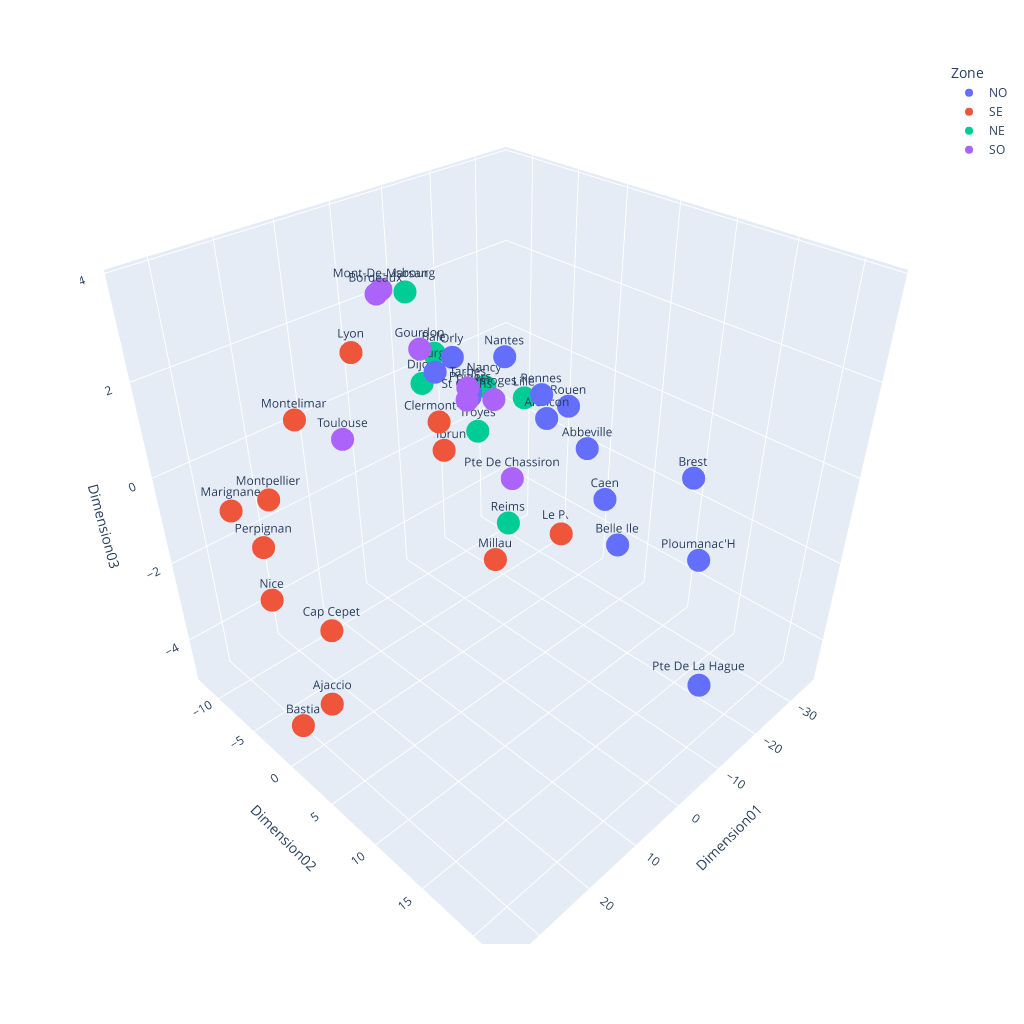

The notebook cell saved with this chart:
### Code cell
layout = go.Layout({"showlegend": False})

fig = px.scatter_3d(donnees3d.reset_index(), 
                    x='Dimension01', 
                    y='Dimension02', 
                    z='Dimension03',
                    color='Zone',
#                     size=100+donnees3d.reset_index().Altitude,
#                     symbol=donnees.CD23.cat.codes,
                    text='Nom',
                    width=1024,
                    height=1024,
                   )

fig.show()

### Figure 1 — Plotly figure (JSON) as saved in the notebook; plotly's stock layout.template omitted (floating-point values rounded to 4 significant figures)
{"data": [{"hovertemplate": "Zone=NO<br>Dimension01=%{x}<br>Dimension02=%{y}<br>Dimension03=%{z}<br>Nom=%{text}<extra></extra>", "legendgroup": "NO", "marker": {"color": "#636efa", "symbol": "circle"}, "mode": "markers+text", "name": "NO", "scene": "scene", "showlegend": true, "text": ["Abbeville", "Alencon", "Belle Ile", "Bourges", "Brest", "Caen", "Nantes", "Orly", "Ploumanac'H", "Poitiers", "Pte De La Hague", "Rennes", "Rouen", "Tours"], "type": "scatter3d", "x": [-16.27, -13.74, 3.798, -4.453, -10.06, -12.42, -0.2971, -5.016, -5.023, -4.046, -4.397, -4.494, -17.22, -4.341], "y": [5.883, 2.772, 17.02, -4.654, 17.62, 9.419, 4.883, -2.949, 20.37, -0.52, 21.91, 6.405, 3.427, -0.7494], "z": [-0.1296, 0.3463, 0.4291, 1.079, 0.9756, -0.6445, 2.5, 1.534, -0.02875, 1.061, -2.576, 1.708, 0.5096, 0.9427]}, {"hovertemplate": "Zone=SE<br>Dimension01=%{x}<br>Dimension02=%{y}<br>Dimension03=%{z}<br>Nom=%{text}<extra></extra>", "legendgroup": "SE", "marker": {"color": "#EF553B", "symbol": "circle"}, "mode": "markers+text", "name": "SE", "scene": "scene", "showlegend": true, "text": ["Ajaccio", "Bastia", "Cap Cepet", "Clermont-Fd", "Embrun", "Le Puy", "Lyon", "Marignane", "Millau", "Montelimar", "Montpellier", "Nice", "Perpignan"], "type": "scatter3d", "x": [30.49, 33.47, 28.88, -4.74, -18.71, -35.04, 1.705, 30.06, -16.42, 14.49, 26.89, 34.07, 32.51], "y": [2.244, 0.2459, 2.183, -4.6, -12.01, -4.522, -11.01, -8.066, -4.271, -10.3, -5.285, -0.7574, -2.121], "z": [-3.523, -4.199, -1.841, -0.05175, -2.36, -4.856, 1.192, -0.478, -4.322, 0.3965, -0.07414, -1.191, -0.3294]}, {"hovertemplate": "Zone=NE<br>Dimension01=%{x}<br>Dimension02=%{y}<br>Dimension03=%{z}<br>Nom=%{text}<extra></extra>", "legendgroup": "NE", "marker": {"color": "#00cc96", "symbol": "circle"}, "mode": "markers+text", "name": "NE", "scene": "scene", "showlegend": true, "text": ["Bale", "Dijon", "Lille", "Nancy", "Reims", "Strasbourg", "Troyes"], "type": "scatter3d", "x": [-15.48, -11.4, -13.29, -20.02, -11.99, -11.34, -11.73], "y": [-10.97, -10.34, 0.6, -7.208, -0.4628, -11.84, -3.845], "z": [0.3968, -0.07477, 0.6028, -0.2583, -2.482, 1.895, -0.5624]}, {"hovertemplate": "Zone=SO<br>Dimension01=%{x}<br>Dimension02=%{y}<br>Dimension03=%{z}<br>Nom=%{text}<extra></extra>", "legendgroup": "SO", "marker": {"color": "#ab63fa", "symbol": "circle"}, "mode": "markers+text", "name": "SO", "scene": "scene", "showlegend": true, "text": ["Bordeaux", "Gourdon", "Limoges", "Mont-De-Marsan", "Pte De Chassiron", "St Girons", "Tarbes", "Toulouse"], "type": "scatter3d", "x": [13.18, 1.609, -9.47, 8.951, 10.39, -2.948, -0.3757, 14.24], "y": [0.05523, -2.766, -0.808, -2.1, 10.81, -0.3373, 1.145, -4.485], "z": [3.791, 2.025, 0.6144, 3.528, 1.36, 0.98, 1.517, 0.5978]}], "layout": {"height": 1024, "legend": {"title": {"text": "Zone"}, "tracegroupgap": 0}, "margin": {"t": 60}, "scene": {"domain": {"x": [0, 1], "y": [0, 1]}, "xaxis": {"title": {"text": "Dimension01"}}, "yaxis": {"title": {"text": "Dimension02"}}, "zaxis": {"title": {"text": "Dimension03"}}}, "width": 1024}}
